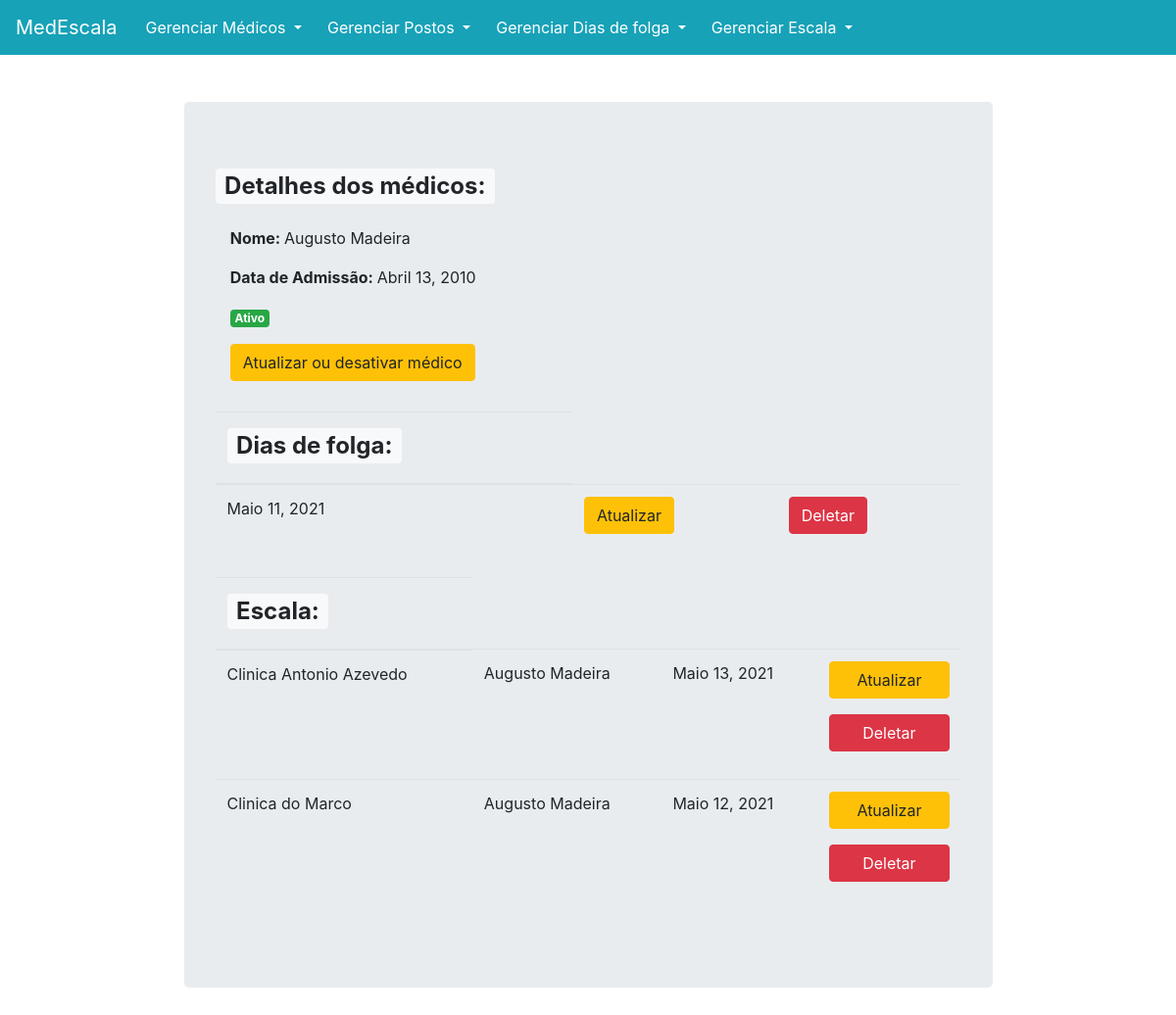
/escala_app/medicos/3/, run on an earlier commit of the app's database.
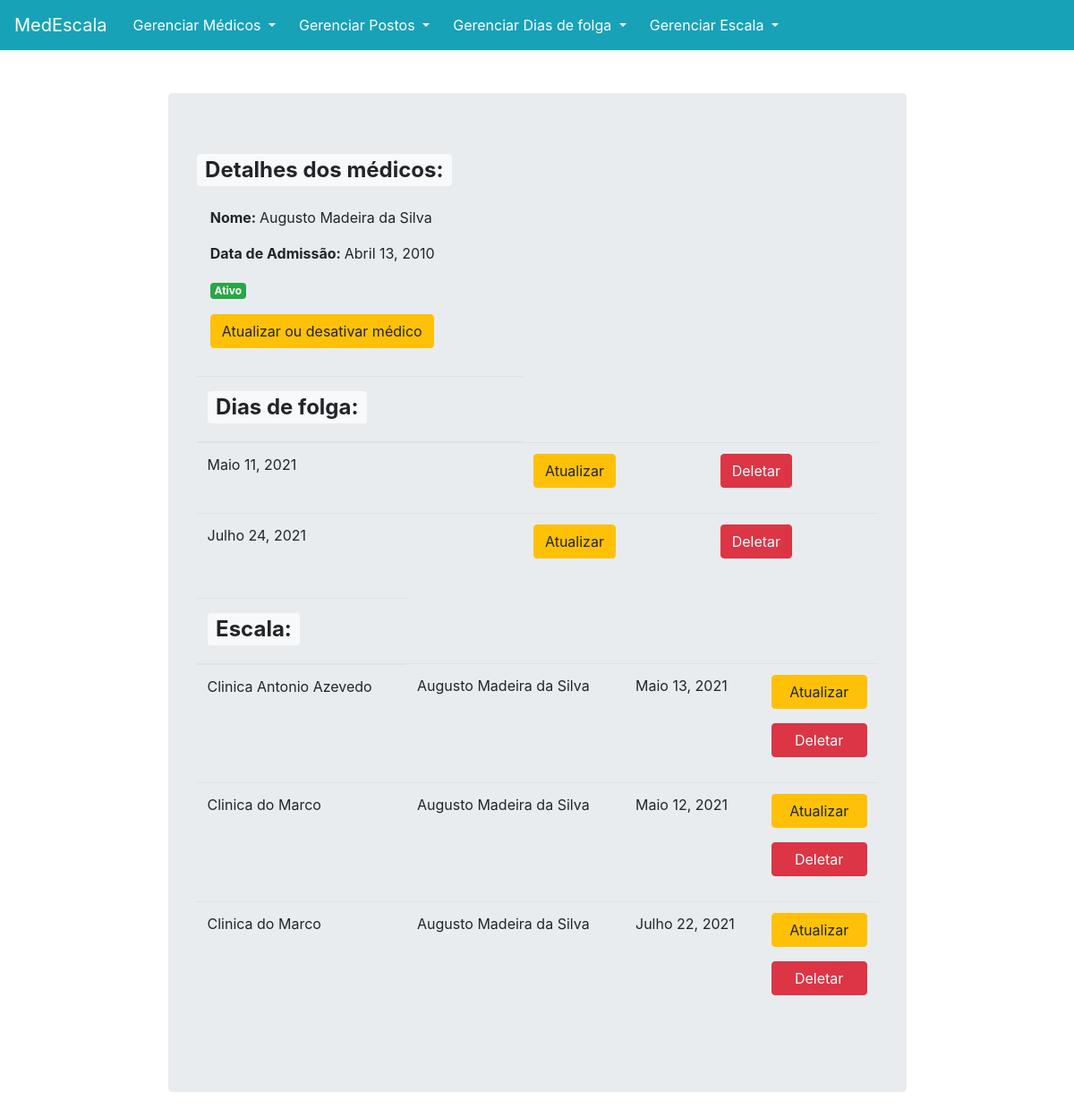
And on a later commit of the database.
### escala_app/models.py (models this page shows, shortened)
class Medicos(models.Model):
    nome = models.CharField(verbose_name="Primeiro nome", max_length=100)
    sobrenome = models.CharField(max_length=100)
    data_admissao = models.DateField(verbose_name="Data de admissão (DD/MM/AAAA)")
    status = models.BooleanField(default=True, verbose_name='Status(para desativar o médico desmarque esta opção):')
    def __str__(self):
        return "{} {}".format(self.nome, self.sobrenome)

class Dia_de_Folga(models.Model):
    medico = models.ForeignKey(Medicos, related_name='dia_de_folga', limit_choices_to={'status': True}, on_delete=models.PROTECT)
    dia_folga = models.DateField(verbose_name="Dia de folga (DD/MM/AAAA)")

class Escala(models.Model):
    data = models.DateField(verbose_name='Dia (DD/MM/AAAA)')
    posto = models.ForeignKey(Postos, related_name='escala_posto', limit_choices_to={'status': True}, on_delete=models.PROTECT)
    medico = models.ForeignKey(Medicos, related_name='escala_medico', limit_choices_to={'status': True}, on_delete=models.PROTECT)

class Postos(models.Model):
    nome = models.CharField(max_length=130)
    endereco = models.CharField(verbose_name="Endereço", max_length=250)
    status = models.BooleanField(default=True,verbose_name='Status(para desativar o posto desmarque esta opção):')
    def __str__(self):
        return self.nome

### escala_app/views.py (the view)
# urls.py: url(r'^medicos/(?P<pk>[-\w]+)/$',views.MedicosDetailView.as_view(),name='detail'),
class MedicosDetailView(DetailView):
    model = Medicos
    context_object_name = 'medicos_detail'
    template_name = 'escala_app/medicos_detail.html'

### escala_app/templates/escala_app/medicos_detail.html
{% extends 'escala_app/base.html'%}
{%block body_block%}
    <br><br>
    <div class="container-responsive jumbotron">
        <h2><span class="badge badge-light">Detalhes dos médicos:</span></h2>
        <div style='padding: 2%;'>
            <p><b>Nome: </b>{{medicos_detail.nome}} {{medicos_detail.sobrenome}}</p>
            <p><b>Data de Admissão: </b>{{medicos_detail.data_admissao}}</p>
            <p><b>{%if medicos_detail.status == True%}<span class="badge badge-success">Ativo</span>{%else%}<span class="badge badge-danger">Inativo</span>{%endif%}</b></p>
            <p><a class='btn btn-warning' href="{% url 'escala_app:update' pk=medicos_detail.pk %}">Atualizar ou desativar médico</a></p>
        </div>
        <table class="table">
            <thead>
                <tr>
                  <th>
                    <h2><span class="badge badge-light">Dias de folga:</span></h2>
                </th>
                </tr>
            </thead>
            {% for folga in medicos_detail.dia_de_folga.all %}
                <tr>
                    <td>{{folga.dia_folga}}</td>
                    <td>
                        <p><a class='btn btn-warning' href="{% url 'escala_app:folgaupdate' pk=folga.pk %}">Atualizar</a></p>
                    </td>
                    <td>
                        <p><a class='btn btn-danger' href="{% url 'escala_app:delete' pk=folga.pk %}">Deletar</a></p>
                    </td>
                </tr>
            {% endfor %}
        </table>
        <div class="table-responsive">
            <table class="table">
                <thead>
                    <tr>
                      <th>
                        <h2><span class="badge badge-light">Escala:</span></h2>
                    </th>
                    </tr>
                </thead>
                {% for escala in medicos_detail.escala_medico.all %}
                    <tr>
                        <td>{{escala.posto}}</td>
                        <td>{{escala.medico}}</td>
                        <td>{{escala.data}}</td>
                        <td>
                            <p><a class='btn btn-warning container' href="{% url 'escala_app:escalaupdate' pk=escala.pk %}">Atualizar</a></p>
                            <p><a class='btn btn-danger container' href="{% url 'escala_app:escaladelete' pk=escala.pk %}">Deletar</a></p>
                        </td>
                    </tr>
                {% endfor %}
            </table>
        </div>
    </div>
{%endblock%}

What changed in the data, as far as the page shows it:
changed Medicos "Augusto": sobrenome "Madeira" → "Madeira da Silva"
added Dia_de_Folga: dia_folga "Julho 24, 2021"
changed through a linked row, Escala "Maio 13, 2021": medico "Augusto Madeira" → "Augusto Madeira da Silva"
changed through a linked row, Escala "Maio 12, 2021": medico "Augusto Madeira" → "Augusto Madeira da Silva"
added Escala: posto "Clinica do Marco", medico "Augusto Madeira da Silva", data "Julho 22, 2021"
